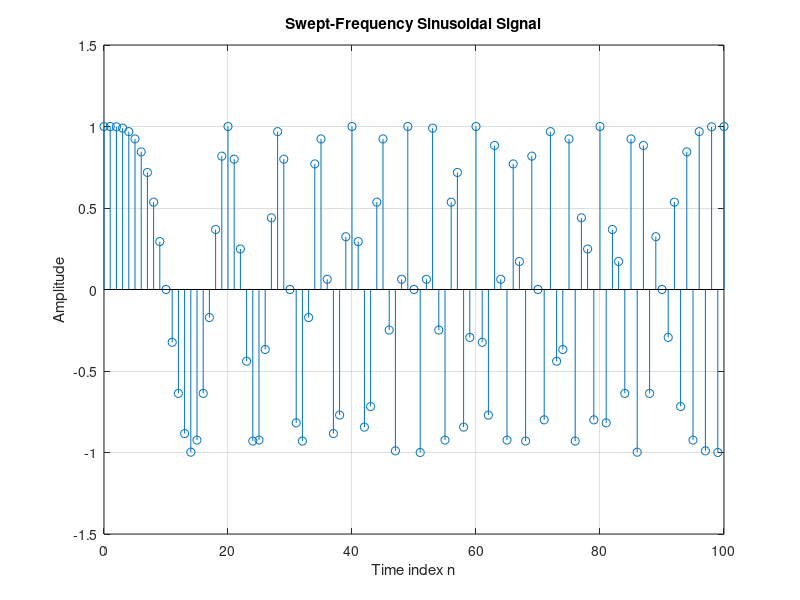

The MATLAB source for this figure:
% Swept frequency sinusoidal signal
n = 0:100;
a = pi/2/100;
b = 0;
arg = a*n.*n + b*n;
x = cos(arg);
clf;				
stem(n, x);
axis([0,100,-1.5,1.5]);
title('Swept-Frequency Sinusoidal Signal');
xlabel('Time index n');
ylabel('Amplitude');
grid; axis;